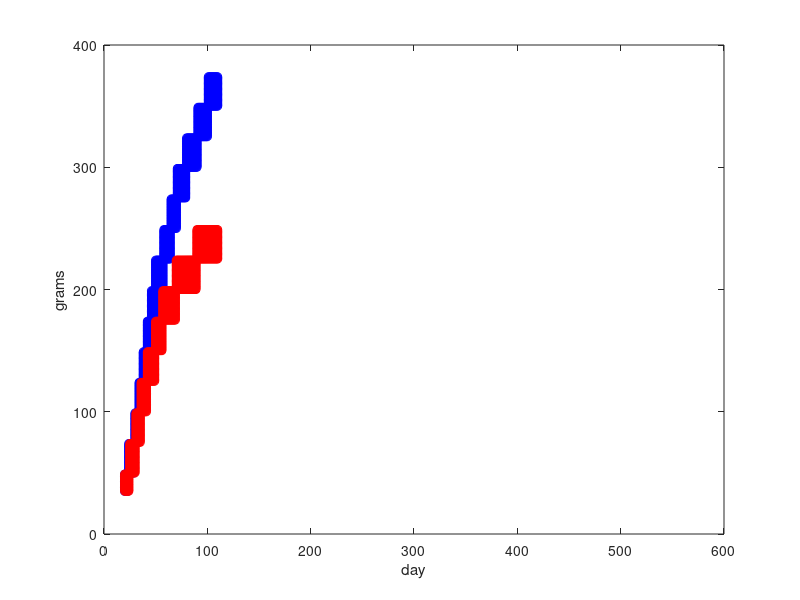

Write MATLAB code to recreate this figure. (Note: this script raises an error after producing the figure.)
function fitWeights
clc
close all

%longer data available here, but doesn't match early data
%http://jn.nutrition.org/cgi/reprint/100/1/59.pdf
% day=   [30   60    90    120   150   180   360   540  ]';
% male=  [72   189.5 270   312   341.5 364.7 443.8 507.4]';
% female=[64.7 154.2 197.1 225.2 238.8 250.5 262.6 262.4]';


%http://www.harlan.com/models/longevans.asp
%note table does not match graph!  ex: male 10 weeks is >300 in graph, but <300 in table!
%   grams     male days        female days
d={...
    [35 49]    [20 23]      [20 24]; ...
    [50 74]    [24 29]      [25 30]; ...
    [75 99]    [30 33]      [31 35]; ...
    [100 124]  [34 37]      [36 41]; ...
    [125 149]  [38 41]      [42 49]; ...
    [150 174]  [42 45]      [50 56]; ...
    [175 199]  [46 49]      [57 69]; ...
    [200 224]  [50 57]      [70 89]; ...
    [225 249]  [58 64]      [90 110]; ...
    [250 274]  [65 70]      []; ...
    [275 299]  [71 79]      []; ...
    [300 324]  [80 90]      []; ...
    [325 349]  [91 100]     []; ...
    [350 374]  [101 110]    []...
    };

male_day=[];female_day=[];male=[];female=[];
for i=1:size(d,1)
    for j=d{i,1}(1):d{i,1}(2)
        for k=d{i,2}(1):d{i,2}(2)
            male(end+1,1)=j;
            male_day(end+1,1)=k;
        end
        if ~isempty(d{i,3})
            for k=d{i,3}(1):d{i,3}(2)
                female(end+1,1)=j;
                female_day(end+1,1)=k;
            end
        end
    end
end

plot(male_day,male,'bo');
hold on
plot(female_day,female,'ro');
xlim([0 600])

ylabel('grams')
xlabel('day')

plotOracle=true;
if plotOracle
    t=.85;
    c=dbconn;
    ids={'106','177'};
    [maleW maleD maleT] = getBodyWeightHistory(c,ids{1});
    [femaleW femaleD femaleT] = getBodyWeightHistory(c,ids{2});
    s=getSubjects(c,ids);
    closeconn(c);
    if s(1).gender=='M' && s(2).gender=='F'
        plot(maleD-s(1).dob,[maleW maleT/t],'bx')
        hold on
        plot(femaleD-s(2).dob,[femaleW femaleT/t],'rx')
    else
        error('bad genders')
    end
end

% a=curve
% b=scale
% c=y offset
% d=location

mods={...
    'log'       'c+(b*log(x-d)/log(a))'     {'a' 'b' 'c' 'd'}   [1 0]   '-'    {[] []};...
    'root'      'c+(b*(abs(x-d))^(1/a))'    {'a' 'b' 'c' 'd'}   [1 0]   '--'   {[] []};...

    'logNorm'   'c+(b*logncdf(x,d,a))'      {'a' 'b' 'c' 'd'}   [0]      '+' {[0.7759 467.9 -12.32 4.036] [0.6011 242.8 13.21  3.798]};...
    'gauss'     'c+(b*normcdf(x,d,a))'      {'a' 'b' 'c' 'd'}   [0 0]      'o' {[77.3834647674482 1648.77075229918 -1235.11038096151 -35.4854723926335]  [46.1687313615877 603.042351484134 -357.985060210495 2.98819459316451]};...

    'atan'      'c+(b*atan(x-d))'           {'b' 'c' 'd'}       []      'x' {[64147.2790884138 -100037.152240227 -70.550853890521] [6725 -1.027e+004 -2.296]};...
    'sig'       'c+(b/(1+exp(a*(d-x))))'        {'a' 'b' 'c' 'd'}       [0 .75*max(female)]      '*' {[] []};...

    %e is a "scale parameter" and may be redundant with b (choose e to be 1, the default)
    'wbl'       'c+(b*wblcdf(x-d,e,a))'     {'a' 'b' 'c' 'd' 'e'} [0 -inf -inf -inf 0] '-.' {[0.867145410886847 457.96805958187 55.4593110159781 28.1607492830005 70.5208590545724] [1.14150787475503 210.345141355582 42.1940257499687 22.62263879965 35.286474278694]};...
    };

for i=1:size(mods,1)
    f=fittype(mods{i,2});

    if ~all(strcmp(coeffnames(f),mods{i,3}'))
        error('unexpected ordering of names -- will misinterpret up lower/upper vectors')
    end

    opts=fitoptions(mods{i,2});

    opts.MaxFunEvals=10000;
    opts.MaxIter=10000;

    if ~isempty(mods{i,4})
        opts.Lower=mods{i,4};
    end

    if ~isempty(mods{i,6}{1})
        opts.StartPoint=mods{i,6}{1};
    end

    doFit(male_day,male,f,opts,[mods{i,1} ' male'],['b' mods{i,5}]);

    if ~isempty(mods{i,6}{2})
        opts.StartPoint=mods{i,6}{2};
    else
        opts.StartPoint=[];
    end
    doFit(female_day,female,f,opts,[mods{i,1} ' female'],['r' mods{i,5}]);
end
end


function doFit(day,data,f,opts,name,pStr)
done=false;

try
    warning('off','curvefit:fit:noStartPoint')
    [theFit,gof,output] = fit(day,data,f,opts);
    warning('on','curvefit:fit:noStartPoint')
    done=true;
catch 
    lasterror
    name
    error('got a nan, you need to set bounds')
end
fprintf([name ':\n'])
z=struct(theFit);
disp([z.coeffValues{:}])
if output.exitflag<=0
    output.exitflag
    warning('no converge')
    pause
end

plot(theFit,pStr)
end